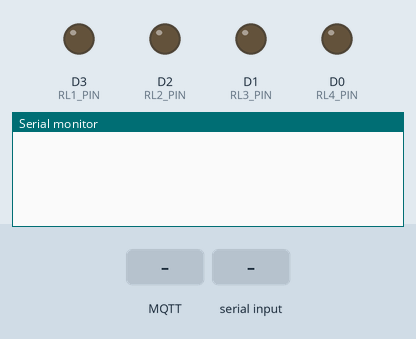
Simulated run of this sketch. Board: ESP8266 (NodeMCU). Shown: output pins drawn as LEDs (lit = HIGH), the last lines printed to the serial monitor. The inputs (shaded band) are chosen by the test bench. WiFi joins after 1.5 s; servers stay silent unless stated; network time is answered at once with the bench clock; the local clock reads 2024-03-15 10:24:30 at power-on unless the sketch sets it; EEPROM starts erased; no MQTT or app messages arrive unless stated.

Above: at 2.7 s.
2.8 s: MQTT message "1" arrives on the first subscribed topic
At 3.4 s:
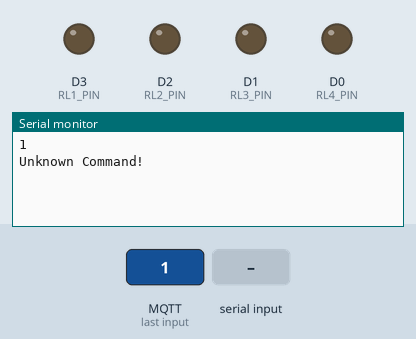
4.3 s: "SSID,1\n" received over Serial
At 5.5 s:
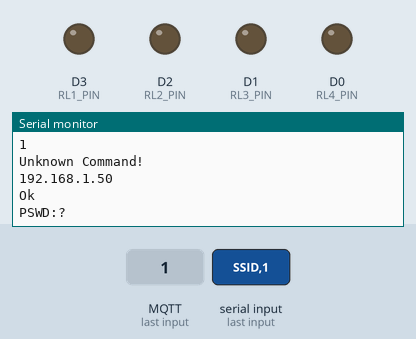
5.8 s: "PSWD,1\n" received over Serial
At 6.9 s:
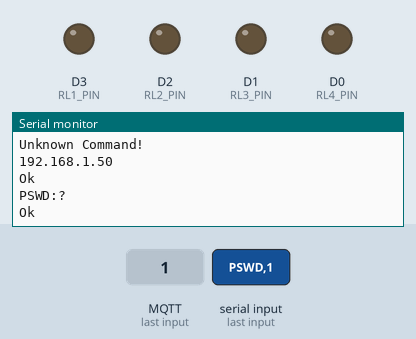
8.8 s: "TIME,1\n" received over Serial
At 9.2 s:
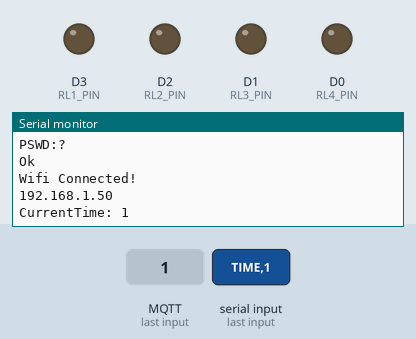

The sketch:

SmartRoom.ino
```cpp
/*
 Name:		SmartRoom.ino
 Created:	7/13/2020 10:10:00 PM
 Author:	Minh Hieu
*/

#include "Relay.h"
#include <PubSubClient.h>
#include <NTPClient.h>
#include <WiFiUdp.h>
#include <ESP8266WiFi.h>
#include <EEPROM.h>

#define RL1_PIN D3
#define RL2_PIN D2
#define RL3_PIN D1
#define RL4_PIN D0

#define MQTT_SERVER "m15.cloudmqtt.com"
#define MQTT_TOPIC_PUB "ESP"
#define MQTT_TOPIC_SUB "PHONE"
#define MQTT_USER "ahcyltpg"
#define MQTT_PASSWORD "1qlDBAKreMXr"
const uint16_t MQTT_PORT = 10506;

#define TIMER_DELAY 2000

#define UTC_OFFSET_IN_SECS 25200 //UTC +7 * 60 *60
WiFiUDP ntpUDP;
NTPClient TimeClient(ntpUDP, "asia.pool.ntp.org", UTC_OFFSET_IN_SECS);

WiFiClient espClient;
PubSubClient client(espClient);
String MqttMessage = "";
String InputString = "";
boolean StringComplete = false;
boolean isSendCommand = false;

char Ssid[32] = "";
char Password[32] = "";
bool isWifiConnected = false; \
int wifiMode = 0;

Relay Relay1(RL1_PIN);
Relay Relay2(RL2_PIN);
Relay Relay3(RL3_PIN);
Relay Relay4(RL4_PIN);
Relay RelayArray[] = { Relay1, Relay2, Relay3, Relay4 };

uint16_t TimeInMinutes = 0;
uint8_t Counter = 0;

int Mode = 0;
unsigned long LastMillis = 0;

void ICACHE_RAM_ATTR onTimerISR()
{
	timer1_write(625000);
	Counter++;
	if (Counter == 30)
	{
		Counter = 0;
		if (!isWifiConnected)
		{
			TimeInMinutes++;
			if (TimeInMinutes == 1440) //24h
			{
				TimeInMinutes = 0;
			}
		}
	}
}

void setup() {
	Init();
	timer1_attachInterrupt(onTimerISR);
	timer1_enable(TIM_DIV256, TIM_EDGE, TIM_SINGLE);
	timer1_write(625000); //2s
}

void loop() {
	SetWifiMode();
	ReadSerialCommand();
	if (isWifiConnected) {
		if (!client.connected()) {
			MQTTReconnect();
		}
		client.loop();
	}
	TaskExecute();
}

void Init()
{
	Serial.begin(115200);

	loadCredentials();
	if (ReconnectWifi()) {
		TimeClient.begin();
	}

	client.setServer(MQTT_SERVER, MQTT_PORT);
	client.setCallback(Callback);

	LastMillis = millis();
}

void UpdateRelayStatus()
{
	String RelayStt = "";
	for (int i = 0; i < 4; i++)
	{
		RelayStt += String(RelayArray[i].stt);
	}
	Serial.println("RelayStt: " + RelayStt);
	PublishMqttMessage(RelayStt);
}

void loadCredentials() {
	EEPROM.begin(512);
	EEPROM.get(0, Ssid);
	EEPROM.get(0 + sizeof(Ssid), Password);
	char ok[2 + 1];
	EEPROM.get(0 + sizeof(Ssid) + sizeof(Password), ok);
	EEPROM.end();

	if (String(ok) != String("OK")) {
		Ssid[0] = 0;
		Password[0] = 0;
	}

	if (strlen(Ssid) > 0)
	{
	}
	else
	{
		Ssid[0] = 0;
		Password[0] = 0;
	}
}

void saveCredentials() {
	EEPROM.begin(512);
	EEPROM.put(0, Ssid);
	EEPROM.put(0 + sizeof(Ssid), Password);
	char ok[2 + 1] = "OK";
	EEPROM.put(0 + sizeof(Ssid) + sizeof(Password), ok);
	EEPROM.commit();
	EEPROM.end();
}

void clearCredentials() {
	char Ssid_d[32] = "";
	char Password_d[32] = "";
	EEPROM.begin(512);
	EEPROM.put(0, Ssid_d);
	EEPROM.put(0 + sizeof(Ssid_d), Password_d);
	char ok[2 + 1] = "";
	EEPROM.put(0 + sizeof(Ssid_d) + sizeof(Password_d), ok);
	EEPROM.commit();
	EEPROM.end();
	for (byte index = 0; index < 32; index++)
	{
		Ssid[index] = 0;
		Password[index] = 0;
	}
}

bool ReconnectWifi()
{
	WiFi.disconnect();
	WiFi.mode(WIFI_STA);
	WiFi.begin(Ssid, Password);
	return CheckWifiConnection();
}

bool CheckWifiConnection()
{
	if (WiFi.waitForConnectResult() != WL_CONNECTED) {
		isWifiConnected = false;
		return false;
	}
	else {
		isWifiConnected = true;
		return true;
	}
}

void ReadSerialCommand()
{
	while (Serial.available())
	{
		char inChar = (char)Serial.read();

		if (inChar == '\n') {
			StringComplete = true;
			break;
		}

		if (inChar != '\r' && inChar != '\n') {
			InputString += inChar;
		}
	}

	if (!StringComplete)
		return;

	if (isWifiConnected) {
		PublishMqttMessage(InputString);
	}

	if (InputString == "CRTM") {
		Serial.println("CurrentTime: " + TimeInMinutes);
		InputString = "";
		StringComplete = false;
		return;
	}
	String message = InputString.substring(0, 4);

	if (message == "SSID") {
		InputString.substring(5).toCharArray(Ssid, 32);
		wifiMode = 2;
		Serial.println("Ok");
	}
	else if (message == "PSWD") {
		InputString.substring(5).toCharArray(Password, 32);
		wifiMode = 4;
		Serial.println("Ok");
	}
	else if (message == "TIME") {
		TimeInMinutes = InputString.substring(5).toInt();
		Serial.print("CurrentTime: ");
		Serial.println(TimeInMinutes);
	}
	else if (message == "SAVEWIFI") {
		saveCredentials();
		Serial.println("Ok");
		ReconnectWifi();
	}

	InputString = "";
	StringComplete = false;
}

void MQTTReconnect()
{
	if (!client.connected()) {
		if (client.connect("ESP8266client", MQTT_USER, MQTT_PASSWORD)) {
			client.publish(MQTT_TOPIC_PUB, "ESP_reconnect");
			client.subscribe(MQTT_TOPIC_SUB);
		}
	}
}

void Callback(char* topic, byte* payload, unsigned int len)
{
	MqttMessage = "";
	for (int i = 0; i < len; i++)
	{
		MqttMessage += (char)payload[i];
	}

	Serial.println(MqttMessage);

	if (MqttMessage == "gStt") {
		UpdateRelayStatus();
	}

	if (MqttMessage.charAt(0) != 'R')
	{
		Serial.println("Unknown Command!");
		return;
	}

	int ind = MqttMessage.substring(1, 2).toInt();
	char stt = MqttMessage.charAt(3);
	uint16_t timeOn, timeOff;
	if (stt == '1')
	{
		RelayArray[ind].On();
	}
	else if (stt == '0')
	{
		RelayArray[ind].Off();
	}
	else if (stt == 'S')
	{
		timeOn = MqttMessage.substring(4, MqttMessage.indexOf(",")).toInt();
		timeOff = MqttMessage.substring(MqttMessage.indexOf(",") + 1).toInt();

		RelayArray[ind].SetTime(timeOn, timeOff);
	}

}

void PublishMqttMessage(String msg)
{
	client.publish(MQTT_TOPIC_PUB, msg.c_str());
}

void TaskExecute()
{
	if (isWifiConnected) {
		TimeClient.update();
		TimeInMinutes = TimeClient.getHours() * 60 + TimeClient.getMinutes();
	}

	for (int i = 0; i < 4; i++)
	{
		if (RelayArray[i].onTime == RelayArray[i].offTime)
			continue;

		if (TimeInMinutes == RelayArray[i].onTime && !isSendCommand) {
			isSendCommand = true;
			RelayArray[i].On();
			PublishMqttMessage("R" + String(i) + " 1");
		}
		else if (TimeInMinutes == RelayArray[i].offTime && !isSendCommand) {
			isSendCommand = true;
			RelayArray[i].Off();
			PublishMqttMessage("R" + String(i) + " 0");
		}
		else {
			isSendCommand = false;
		}
	}
}

bool WaitMillis()
{
	if (millis() - LastMillis > TIMER_DELAY) {
		LastMillis = millis();
		return true;
	}
	else {
		return false;
	}
}

void SetWifiMode()
{
	switch (wifiMode)
	{
	case 0:
		if (WaitMillis()) {
			if (CheckWifiConnection()) {
				Serial.println(WiFi.localIP());

				TimeClient.begin();
				MQTTReconnect();
			}
			else {
				Serial.println("SSID:?");
			}
			wifiMode = 1;
		}
		break;
	case 2:
		Serial.println("PSWD:?");
		wifiMode = 3;
		break;
	case 4:
		if (strlen(Ssid) > 0) {
			ReconnectWifi();
			wifiMode = 5;
		}
		break;
	case 5:
		if (WaitMillis()) {
			if (CheckWifiConnection()) {
				Serial.println("Wifi Connected!");
				Serial.println(WiFi.localIP());
				wifiMode = 6;
				saveCredentials();
				delay(10);
			}
		}
		break;
	case 6:
		if (isWifiConnected) {
			TimeClient.begin();
			MQTTReconnect();
			wifiMode = 7;
		}
		break;
	case 7:
		if (!CheckWifiConnection()) {
			if (ReconnectWifi()) {
				Serial.println("Wifi Connected!");
				TimeClient.begin();
				MQTTReconnect();
			}
		}
		break;

	default:
		break;
	}
}
```

Relay.cpp
```cpp
//
//
//

#include "Relay.h"

Relay::Relay(uint8_t _pin)
{
	this->pin = _pin;
	pinMode(_pin, OUTPUT);
	digitalWrite(_pin, OFF);
}

bool Relay::isOn()
{
	return this->stt;
}

void Relay::On()
{
	digitalWrite(this->pin, ON);
	this->stt = true;
}

void Relay::Off()
{
	digitalWrite(this->pin, OFF);
	this->stt = false;
}

void Relay::SetTime(uint16_t _on, uint16_t _off)
{
	this->onTime = _on;
	this->offTime = _off;
}
```

Relay.h
```cpp
// Relay.h

#ifndef _RELAY_h
#define _RELAY_h

#if defined(ARDUINO) && ARDUINO >= 100
	#include "arduino.h"
#else
	#include "WProgram.h"
#endif

#define ON LOW
#define OFF HIGH
class Relay
{
public:
	Relay(uint8_t _pin);
	bool isOn();
	void On();
	void Off();
	void SetTime(uint16_t _on, uint16_t _off);

	uint8_t pin;
	bool stt = false;
	uint16_t onTime = 0;
	uint16_t offTime = 0;
};
#endif
```

Measured:
- after the input at 2.8 s, the serial monitor: prints a new line at once (image 1)
- after the input at 4.3 s, the serial monitor: prints a new line at once (image 2)
- after the input at 8.8 s, the serial monitor: prints a new line at once (image 4)
